Frame 1 (no input): blank canvas, image omitted
Frame 60 (the mouse pressed at the canvas centre just before this capture): blank canvas, image omitted
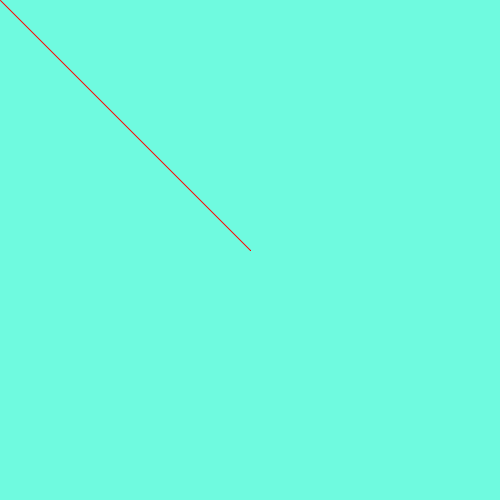
Frame 120 (the mouse held since frame 60 and released just before this capture)

The Processing sketch whose frames 1 and 60 were blank and that drew this single picture after the mouse press (run headless with seeded random() and noise(); from frame 60 on, the mouse is pressed at the canvas centre):

// Processing sketch: week01_5
// ── week01_5.pde
void setup(){
  size(500,500);
  background(#6FFADF);
  stroke(255,0,0);
}
void draw(){
  if( mousePressed){
    line(mouseX,mouseY, pmouseX,pmouseY);
  }
}
void keyPressed(){
  if(key=='1') stroke(#FA0834);
  if(key=='2') stroke(#FACA34);
  if(key=='3') stroke(#FAF208);
}
